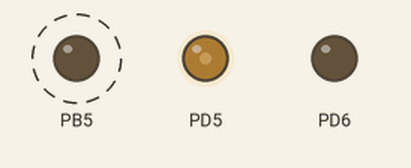
Recording of a program running on a simulated ATmega328P, built with avr-gcc and emulated at 16 MHz. Shown: output pins drawn as LEDs (lit = HIGH). Dashed ring = blinking.

Above: at 0.05 s.
Timing chart, 0 to 3.0 s (numbered marks = the images above):
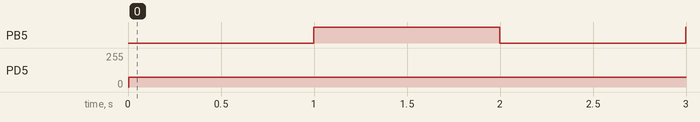

The program:

main.cpp
```cpp
#define F_CPU 16000000

#include<avr/io.h>
#include<util/delay.h>
#include<avr/interrupt.h>

void initSleep();
void initTimer1();
void initPwm();
void motorPwmAndDirection(int, int);
void sleepMode();

ISR(TIMER1_OVF_vect)
{
	//blink LED
	DDRB |= (1<<PORTB5);
	PORTB ^= (1<<PORTB5);
	TCNT1 = 49916;
}

ISR(WDT_vect)
{}

int main()
{
	initTimer1();
	//initSleep();
	initPwm();

	while(1)
	{
		motorPwmAndDirection(1,75);
		//sleepMode();
	}
}

void initSleep()
{
	//watchdog timer
	WDTCSR = (0b00011000); //sets watchdog system reset enable and watchdog change enable
	WDTCSR = (0b00100001); //sets prescaler to 8s
	WDTCSR |= (1<<WDIE);// sets watchdog interrupt enable

	//sleep
	SMCR |= (1<<SM1); //sets
	SMCR |= (1<<SE); //sets
}

void initTimer1()
{
	//init timer 1
	TCNT1 = 49916; //sets initial timer value
	TCCR1A = 0x00; //timer normal mode
	TCCR1B = (1<<CS10) | (1<<CS12); //sets prescaler clk/1024
	TIMSK1 = (1<<TOIE1);// enable overflow interrupt
	sei(); // interrupts on
}

void initPwm()
{
	// Init Timer 0
	TCCR0A = 0;
	TCCR0B = 0;
	// FastPWM 8-bit mode
	TCCR0A |=  (1<<WGM01) | (1<<WGM00); // set OC0A/OC0B on compare match, clear at BOTTOM
	TCCR0A |= (1<<COM0A1); // PD6
	TCCR0A |= (1<<COM0B1); // PD5

	TCCR0B |= (1<<CS02); // prescaler 1024

	DDRD |= (1<<PORTD6) | (1<<PORTD5); // set OC0A & OC0B to output
}

// direction: 1=forward 2=reverse; pwmValue: 0-255 motor speed
void motorPwmAndDirection(int direction, int pwmValue)
{
	if (direction == 1)
	{
		OCR0A = 0;
		OCR0B = pwmValue;
	}
	if (direction == 2)
	{
		OCR0A = pwmValue;
		OCR0B = 0;
	}
}

void sleepMode()
{
	//-------SLEEP MODE------------
	for(int i=0;i<4;i++) // sleep for 32 sec/ 8 secs per i
	{
	//BOD disable
	MCUCR |= (3<<BODSE); //sets both BODS and BODSE
	MCUCR &= ~(1<<BODSE); //clear BODSE pinS
	//sleep command
	__asm__ __volatile__("sleep");
	}
}
```

Measured:
- by itself, PB5: alternates HIGH for 1.0 s and LOW for 1.0 s
- by itself, PD5: 0/255 → 75/255 at 0.00 s
